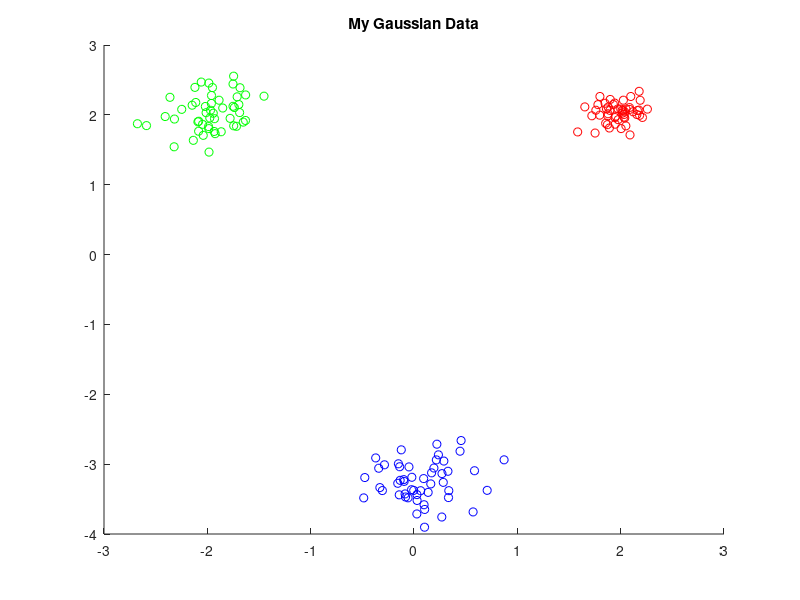

Recreate this plot in MATLAB. (Note: this script raises an error after producing the figure.)
% EC 414 - HW 3 - Spring 2022
% K-Means starter code

clear, clc, close all;

%% %%%%% 3.2 Generate Gaussian data and Implement k-means: %%%%% %%
%% 3.2a
% Intializing mean vectors
mu1 = [2, 2]';
mu2 = [-2,  2]';
mu3 = [0, -3.25]';

% Intializing covariance vectors
identityMatrix = [1, 0; 0, 1];
sigma1 = 0.02 .* identityMatrix;
sigma2 = 0.05 .* identityMatrix;
sigma3 = 0.07 .* identityMatrix;

% Creating Gaussian Data Clusters
gaussian1 = mvnrnd(mu1,sigma1,50);
gaussian2 = mvnrnd(mu2,sigma2,50);
gaussian3 = mvnrnd(mu3,sigma3,50);

% Create Scatter Plot
% First Gaussian Data
% figure
scatter(gaussian1(:,1), gaussian1(:, 2), 'r');
hold on
scatter(gaussian2(:,1), gaussian2(:, 2), 'g');
hold on
scatter(gaussian3(:,1), gaussian3(:, 2), 'b');
hold on

% title
title('My Gaussian Data')

% Initializations
k = 3;
converged = 0;
iteration = 0;
convergence_threshold = 0.025;
DATA = [gaussian1; gaussian2;  gaussian3];
% MU_init = [3 3; -4, -1; 2 -4];

% Creating iterator
% current_MU = MU_init;

%% 3.2b
% MU_init2 = [-0.14 2.6; 3.15 -0.84; -3.28 -1.58];

% Creating iterator
% current_MU = MU_init2;

%% 3.2c Find best centers to intialize

% Initializations
wcss = [];
trialMUs = [];
alreadyUsed = [];
iteration = 0;
trials = 10;
num_mu = 3;

for i = 1 : trials
    
    % Initialize 3 random centers
    [MU_init, usedIndices] = getRandom_centers(DATA, num_mu, alreadyUsed);
    
    % Creating iterator
    current_MU = MU_init;
    
    % Resetting converged metric after every iteration
    converged = 0;
    
    % Making sure to use different random points at every iteration
    alreadyUsed = [alreadyUsed usedIndices];
    
    iteration = iteration + 1;
     fprintf('Iteration: %d\n',iteration)
     innerIteration = 0;
    
     while (converged == 0)
         innerIteration = innerIteration + 1;
         fprintf('Iteration unitl next convergence: %d\n',innerIteration);
      
      %% CODE - Assignment Step - Assign each data observation to the cluster with the nearest mean:
      labels = assignDatapoints(DATA, current_MU);
      
      %% CODE - Mean Updating - Update the cluster means
      newMU_init = recalculateCentriod(DATA, labels, num_mu);
      
      %% CODE 4 - Check for convergence 
      convergenceMetric = abs( sum( sum (current_MU - newMU_init) ) );
      if (convergenceMetric <= convergence_threshold)
          
          % Set converged to true
          converged=1;
          
          % If converged, get WCSS metric
          cost = WCSS(DATA, labels, current_MU, num_mu);
          
          fprintf('\nConverged.\n')
          
          % Getting points for each label
         labeledData_1 = DATA((find(labels == 1)), :);
          labeledData_2 = DATA((find(labels == 2)), :);
          labeledData_3 = DATA((find(labels == 3)), :);
          
          % Create Scatter Plot
           figure
          scatter(labeledData_1(:,1), labeledData_1(:, 2), 'r');
          hold on
          scatter(labeledData_2(:,1), labeledData_2(:, 2), 'g');
          hold on
          scatter(labeledData_3(:,1), labeledData_3(:, 2), 'b');
 
         % label axis and title
         xlabel('First Feature')
         ylabel('Second Feature')
         title (sprintf('Trial %d',i))
           
      else
          % If not converged, update current MU
           current_MU = newMU_init;
      end
     end
     wcss = [wcss cost];
     trialMUs = [trialMUs ; MU_init];
  
end

% Find smallest WCSS
minWCSS = min(wcss);

% Finding clusters the smallest WCSS produced
bestTrial = find(wcss == minWCSS, 1);
fprintf('Trial %d had the best wcss with a value of %d\n',bestTrial, floor(minWCSS) );
index = 3 * bestTrial;
bestIntial_MUs = trialMUs(index : index + 2, :);

% Creating iterator
 current_MU = bestIntial_MUs;

% Plotting the WCSS

% %% K-Means implementation
% 
%  while (converged==0)
%       iteration = iteration + 1;
%       fprintf('Iteration: %d\n',iteration)
%       
%  
%      %% CODE - Assignment Step - Assign each data observation to the cluster with the nearest mean:
%      labels = assignDatapoints(DATA, current_MU);
%      
%      %% CODE - Mean Updating - Update the cluster means
%      newMU_init = recalculateCentriod(DATA, labels, num_mu);
%      
%      %% CODE 4 - Check for convergence 
%      convergenceMetric = abs((newMU_init - current_MU) / current_MU);
%      if (convergenceMetric <= convergence_threshold)
%          converged=1;
%      end
%      
%      % If not converged, update current MU
%      current_MU = newMU_init;
%      
%      %% CODE 5 - Plot clustering results if converged:
%      
%      if (converged == 1)
%          fprintf('\nConverged.\n')
%          
%          % Getting points for each label
%          labeledData_1 = DATA((find(labels == 1)), :);
%          labeledData_2 = DATA((find(labels == 2)), :);
%          labeledData_3 = DATA((find(labels == 3)), :);
%          
%          % Create Scatter Plot
%          % figure
%          scatter(labeledData_1(:,1), labeledData_1(:, 2), 'r');
%          hold on
%          scatter(labeledData_2(:,1), labeledData_2(:, 2), 'g');
%          hold on
%          scatter(labeledData_3(:,1), labeledData_3(:, 2), 'b');
% 
%         % label axis and title
%         xlabel('First Feature')
%         ylabel('Second Feature')
%         title('k-means = 3 clusters')
%          
%   
%      end
%      
%      %%%%%%%%%%%%%%%%%%%%%%%%%%%%%%%%%%%%%%%%%%%%%%%%
%  end  
%% Generate NBA data:
% % Add code below:
% 
% % HINT: readmatrix might be useful here
% 
%% Problem 3.2(f): Generate Concentric Rings Dataset using
% % sample_circle.m provided to you in the HW 3 folder on Blackboard.

